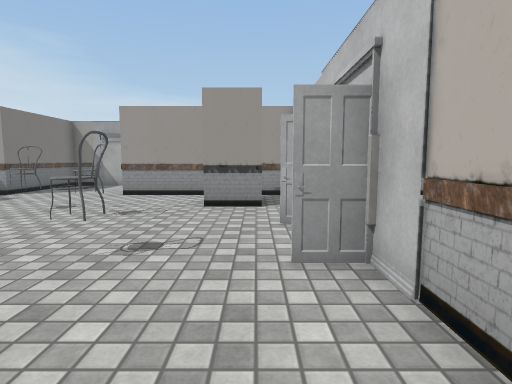
View 1 (above)

24 first-person views from a walk through a 3-D level made in the Unity game engine. The camera is 1.2 m above the floor, tilts 6° down and sees 80° across. The floor is counted in squares, 1 m on a side. Each view is taken from the middle of a square. On the plan, view 1 faces up. The plan holds only what a view shows up to about 13 squares ahead; the rest is blank. The place goes on beyond the plan. Door leaves are left out, so doorways stand open. Some surface patterns are stand-ins.

View 2
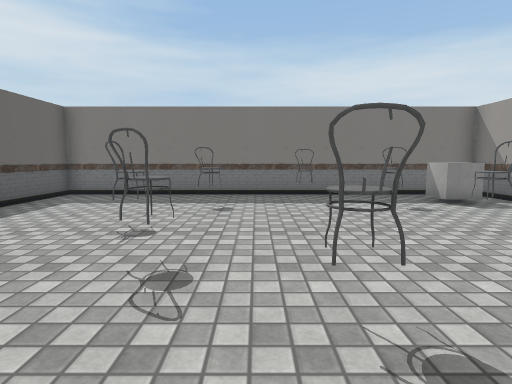

View 3
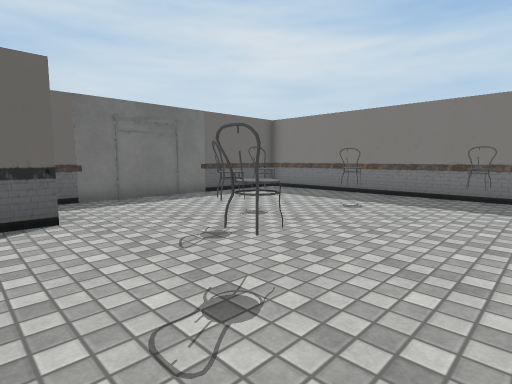

View 4
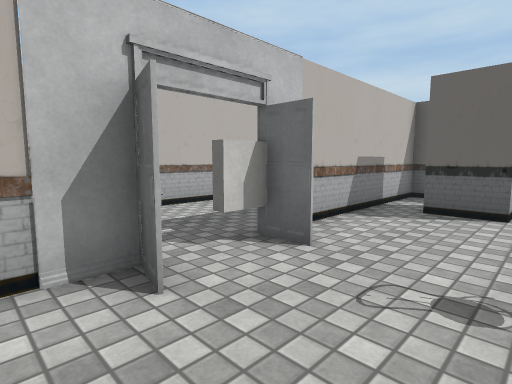

View 5
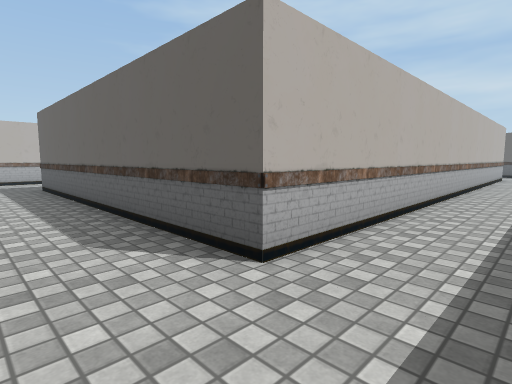

View 6
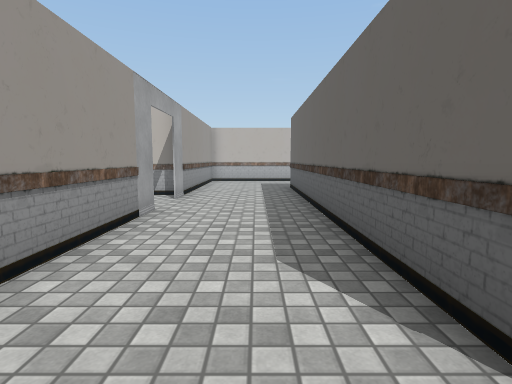

View 7
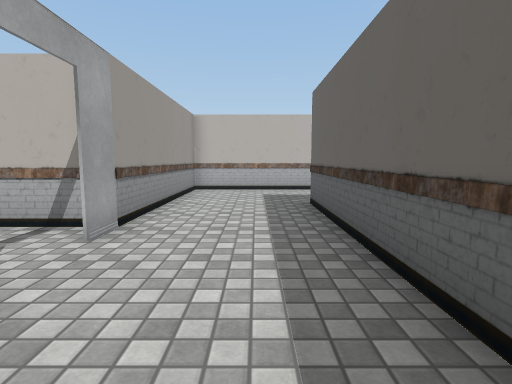

View 8
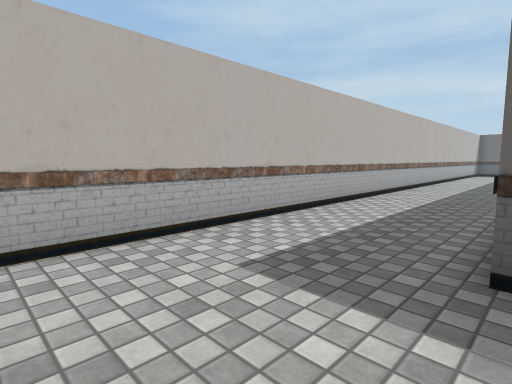

View 9
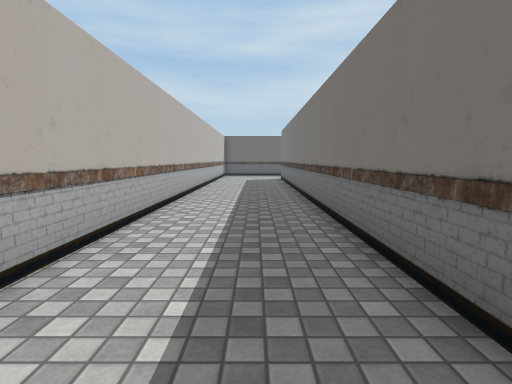

View 10
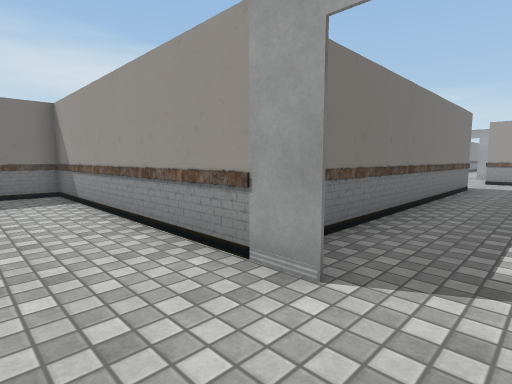

View 11
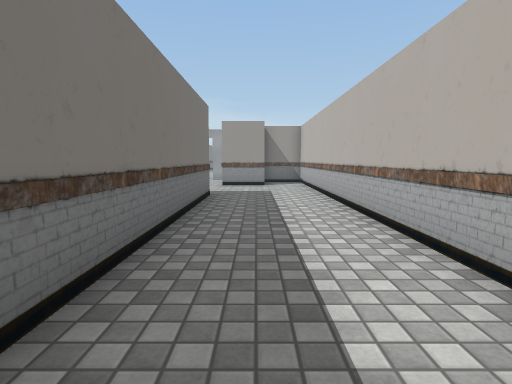

View 12
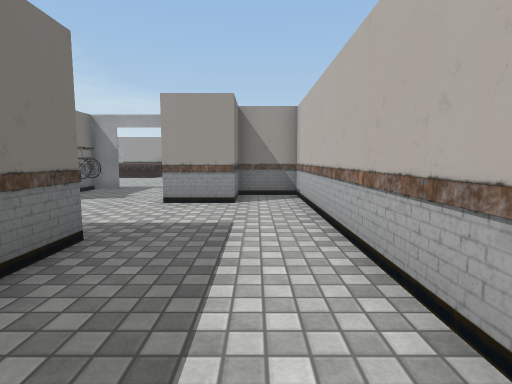

View 13
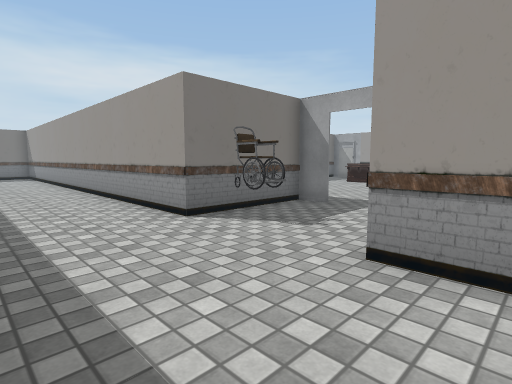

View 14
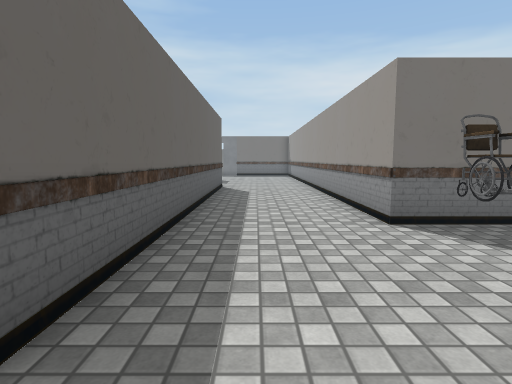

View 15
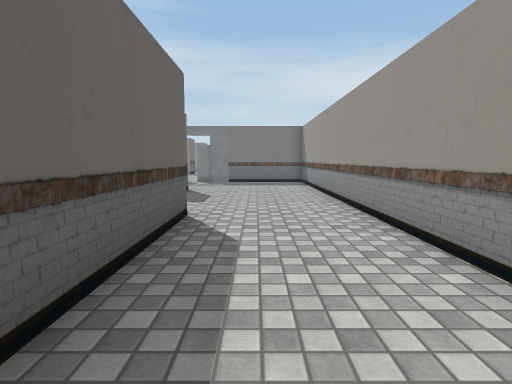

View 16
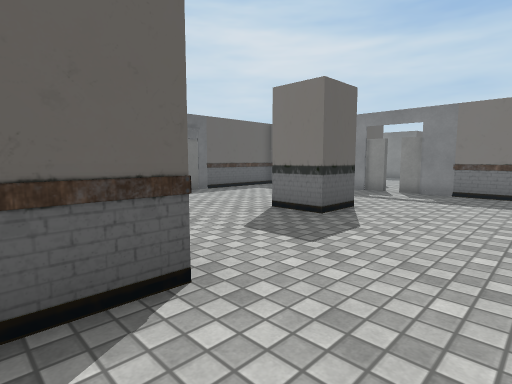

View 17
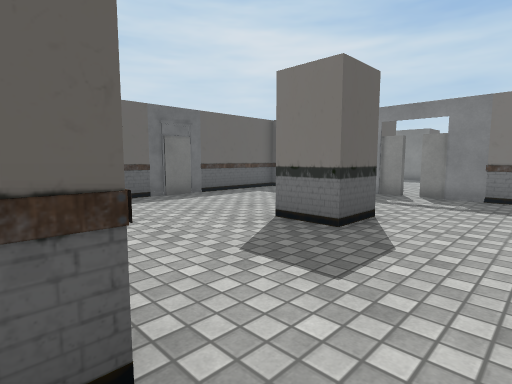

View 18
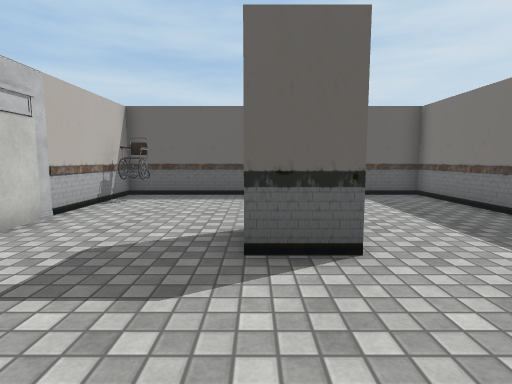

View 19
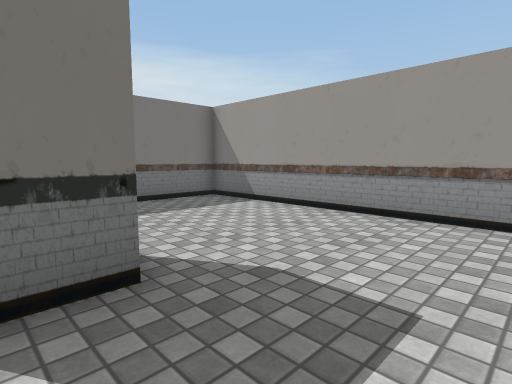

View 20
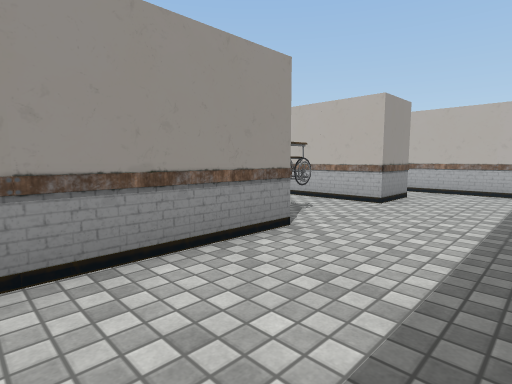

View 21
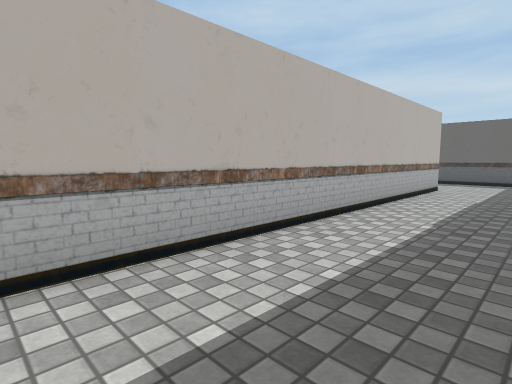

View 22
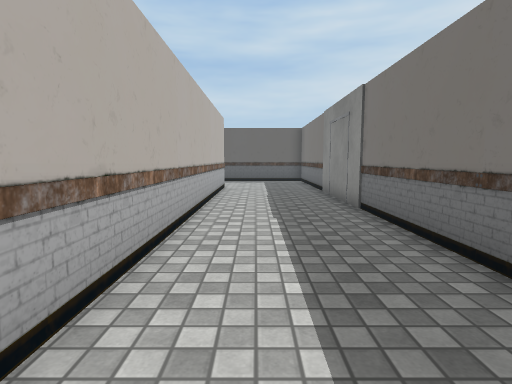

View 23
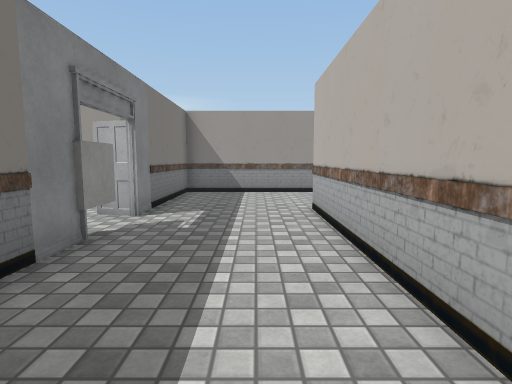

View 24
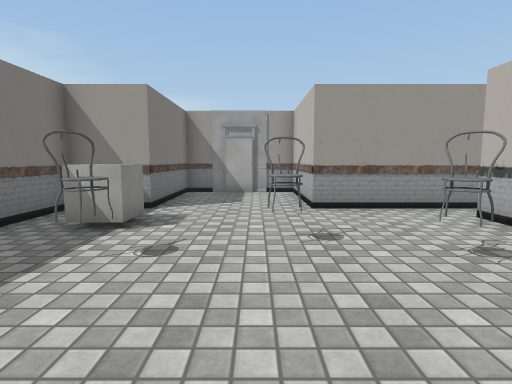

### Floor plan
Points are (right, up) in squares from view 1. A wall is a line through its corners. A room is listed if a view was taken in it or the views show most of it. See-through windows are left out.
Room 1 (views 1, 2, 3, 4, 5, 6, 7, 8, 9, 10, 21, 22, 23, 24)
walls: (1.4, 2.4) (1.4, 4.4) (1.4, 2.4); (1.6, 3.5) (0.4, 3.5); (0.5, 5.8) (1.4, 5.5) (0.5, 5.7); (1.4, 6.5) (1.4, 5.5) (1.4, 6.6); (1, -3.5) (1.4, -3.5) (1.4, -4.5); (1.4, -6.4) (1.4, -11.4); (1.4, 10.5) (1.4, 9.4); (11.5, 10.5) (-4.6, 10.5) (-4.6, 14.5) (-6.1, 14.5); (17.4, 4.2) (17.4, -7); (5.4, -12.5) (5.4, 6.5) (17.5, 6.5); (-6.1, 14.3) (-7.1, 14.3); (-7.1, 14.5) (-8.6, 14.5) (-8.6, 10.5) (-10.6, 10.5) (-10.6, -3.5) (-1.9, -3.5); (21.4, -7) (21.4, 10.5) (13.4, 10.5)
ways out: open door at (12.5, 11) to room 2; open door at (1.5, 5)
objects: other object (-10, -3) to (-8, -3); chair (-9, 4) to (-9, 5); cube (-9, 9); chair (-8, 2); chair (-8, 7); chair (-6, 1); chair (-6, 7); other object (-5, 11) to (-5, 13); chair (-4, 2) to (-3, 2); chair (-4, 6) to (-3, 7); chair (-2, 4); pillar (-1, -2) to (0, -1); pillar (-1, 8) to (0, 9); other object (1, -3); other object (1, -2) to (1, 0); other object (1, 1) to (1, 2); other object (5, -11); other object (5, -9) to (5, -7); other object (5, -5) to (5, -3); other object (5, -1) to (5, 1); other object (5, 3) to (5, 6); other object (6, 7) to (8, 7); other object (10, 7) to (12, 7); other object (14, 7) to (16, 7); other object (21, -9) to (21, -7); other object (21, -5) to (21, -3); other object (21, -1) to (21, 1); other object (21, 3) to (21, 5); other object (21, 7) to (21, 9)
Room 2 (views 11, 12, 13, 14, 15, 16, 17, 18, 19, 20)
walls: (-1.6, 22.5) (10.4, 22.5) (10.4, 12.1); (5.6, 26.5) (-11.5, 26.5); (-1.7, 17.5) (-1.7, 20); (7.5, 30.5) (6.5, 30.5); (11.6, 26.5) (10.4, 26.5) (10.4, 29.8); (14.4, 14.8) (14.4, 28.5) (12.4, 28.5) (12.4, 27.6); (-11.5, 14.5) (-1.7, 14.5) (-1.7, 15.4); (14.4, 10.8) (14.4, 12.6)
ways out: open door at (12.5, 11) to room 1; open door at (8.5, 30)
objects: other object (-11, 15) to (-9, 15); other object (-11, 26); other object (-9, 26) to (-7, 26); pillar (-7, 20) to (-6, 21); other object (-5, 15) to (-3, 15); other object (-5, 26) to (-3, 26); other object (-2, 16); other object (-2, 17); other object (-1, 23) to (1, 23); other object (-1, 26) to (1, 26); other object (3, 23) to (5, 23); other object (3, 26) to (5, 26); other object (6, 27) to (6, 30); other object (7, 23) to (9, 23); other object (7, 27) to (8, 28); other object (10, 27) to (10, 29); other object (14, 13); other object (14, 15); other object (14, 17) to (14, 19); other object (14, 21) to (14, 23); other object (14, 25) to (14, 27)

Where each view was taken, in squares from view 1:
view 1: 0 up, 0 right, facing up
view 2: 3 up, 0 right, facing left
view 3: 6 up, 0 right, facing down-left
view 4: 7 up, 2 left, facing down-right
view 5: 9 up, 3 right, facing down-right
view 6: 8 up, 4 right, facing right
view 7: 8 up, 9 right, facing right
view 8: 10 up, 17 right, facing down-right
view 9: 6 up, 19 right, facing down
view 10: 8 up, 13 right, facing up-left
view 11: 12 up, 12 right, facing up
view 12: 18 up, 13 right, facing up
view 13: 23 up, 12 right, facing up-left
view 14: 24 up, 12 right, facing left
view 15: 24 up, 5 right, facing left
view 16: 25 up, 0 right, facing down-left
view 17: 24 up, 1 left, facing down-left
view 18: 25 up, 6 left, facing down
view 19: 20 up, 3 left, facing up-left
view 20: 23 up, 2 right, facing up-right
view 21: 0 up, 2 right, facing down-right
view 22: 0 up, 4 right, facing down
view 23: 1 down, 4 right, facing up
view 24: 3 up, 6 left, facing up
